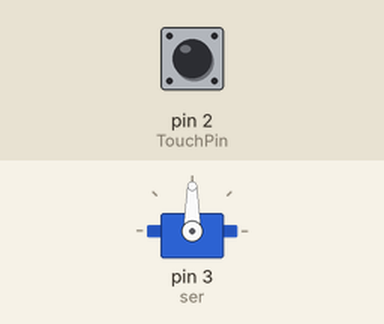
Recording of a sketch running on a simulated Arduino Uno, built with avr-gcc and run on an emulated ATmega328P. Shown: servo. The inputs (shaded band) are chosen by the test bench; at power-on: pin 2 (TouchPin) LOW.

Above: at 1.2 s.
1.3 s: pin 2 (TouchPin) pulled HIGH for 0.15 s
At 2.7 s:
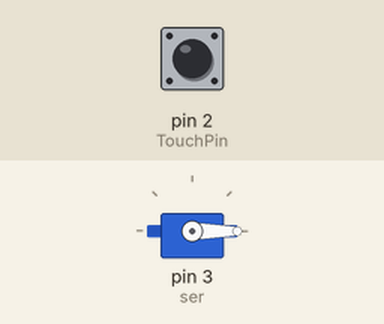
4.4 s: pin 2 (TouchPin) pulled HIGH for 1 s
At 7.6 s:
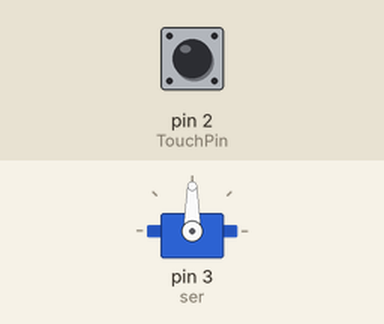
7.9 s: pin 2 (TouchPin) pulled HIGH for 3.2 s
At 8.9 s:
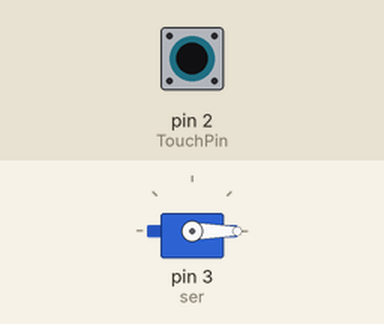
Timing chart, 0 to 13.4 s (numbered marks = the images above; inputs shaded):
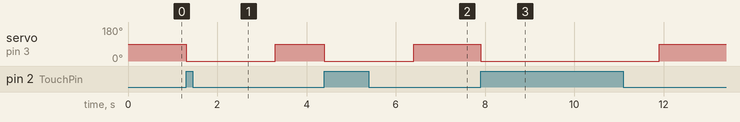

The sketch:

Touch_Servo.ino
```cpp
#define TouchPin 2
#include <Servo.h>;
Servo ser;

void setup() {
 pinMode(TouchPin,INPUT);
 ser.attach(3);
 ser.write(0);
}

void loop() {
  int touch = digitalRead(TouchPin);
  if (touch == HIGH)
  {
    ser.write(0);
    delay(2000);
  }
  else
  {
    ser.write(90);
  }

}
```

Measured:
- after the input at 1.3 s, servo on pin 3 (ser): 90° → 0° at once, → 90° 2.0 s later
- after the input at 4.4 s, servo on pin 3 (ser): 90° → 0° at once, → 90° 2.0 s later
- after the input at 7.9 s, servo on pin 3 (ser): 90° → 0° at once, → 90° 4.0 s later
